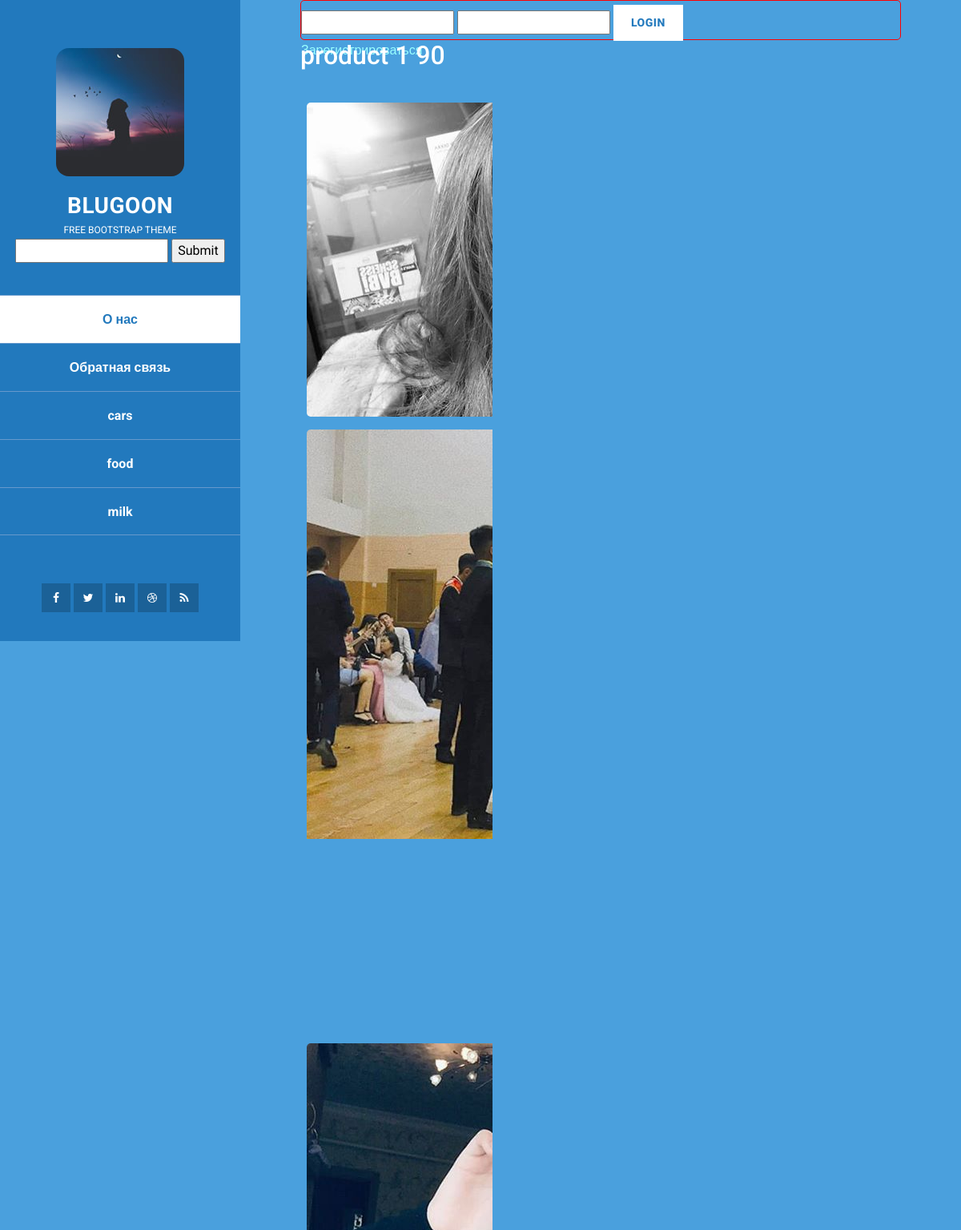
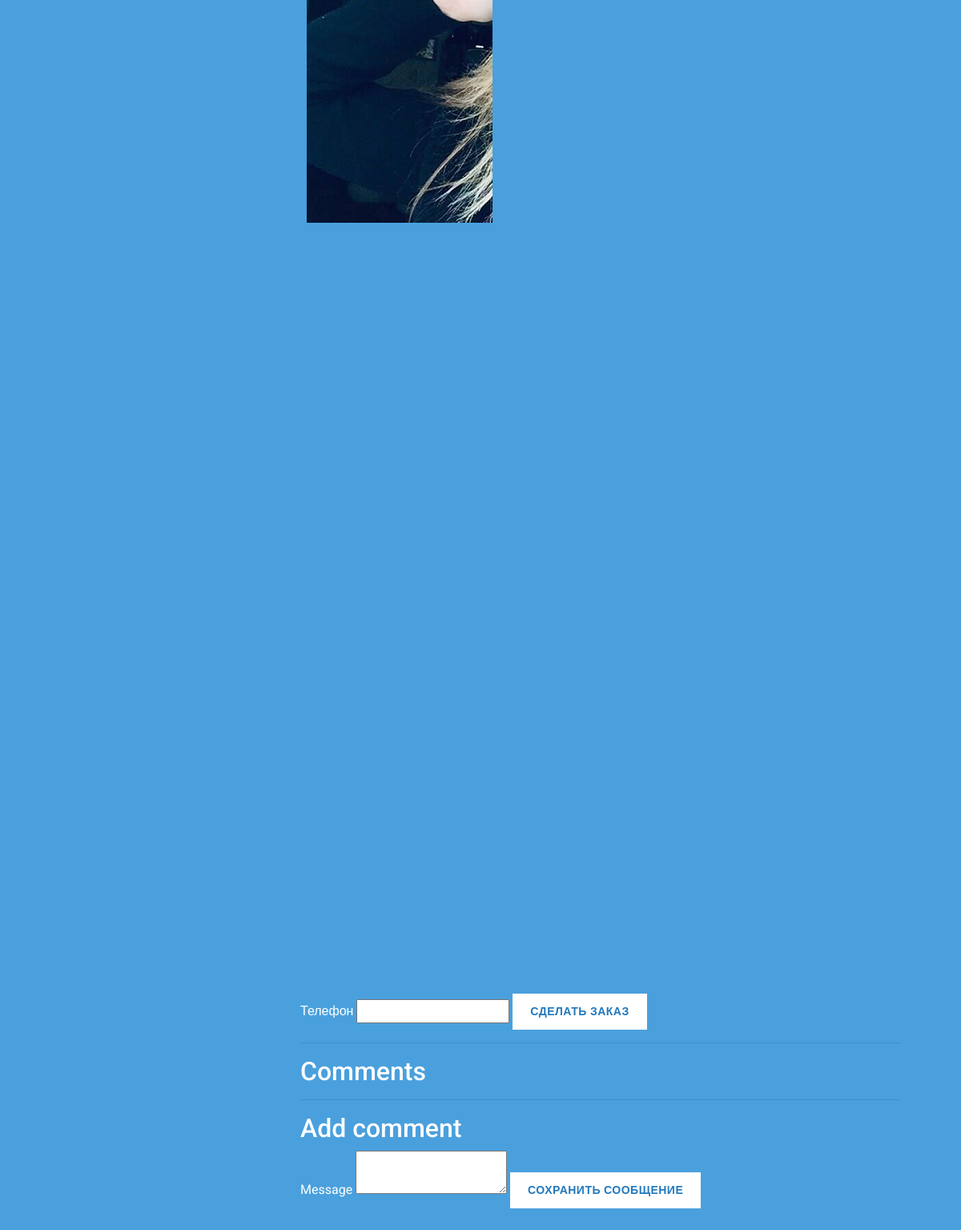
Page /product/detail/90 on the committed database (2 pictures, top to bottom).
### main/models.py (models this page shows, shortened)
class Category(models.Model):
    name = models.CharField(max_length=250)

class Product(models.Model):
    name = models.CharField(max_length=250)
    desc = HTMLField()
    category = models.ForeignKey(Category,models.CASCADE)
    image = ImageCropField(upload_to='products', null=True, blank=True)
    cropping = ImageRatioField('image', '200x200')

### main/views.py (the view, shortened to what this page needs)
# urls.py: path('product/detail/<int:product_id>', product_detail),
def product_detail(request,product_id):
    product = Product.objects.get(id=product_id)
    images = ProductImage.objects.filter(product=product)
    cats = Category.objects.all()
    comments = Testimonial.objects.filter(product=product)
    return render(request,'product_detail.html', {"product": product, "cats": cats, "comments": comments, "images": images})

### templates/product_detail.html (shortened to what this page needs)
{% extends 'layout.html' %}
{% block content %}
            <h2>{{ product.name }} {{ product.id }}</h2>
<div class="isotope-wrapper">
  <div class="isotope-box">
  {% for image in images %}
        <div class="isotope-item" data-type="beach">
          <figure class="snip1321">
          </figure>
        </div>
  {% endfor %}
  </div>
</div>
          <form method="POST" action="/make/order">
          Телефон <input type="text" name="phone" />
          <button>Сделать заказ</button>
          </form>
          <hr />
          <h2>Comments</h2>
          <hr />
          <h2>Add comment</h2>
          <form method="POST" action="">
          Message
          <textarea name="message" coll=30>
          </textarea>
          <button>Сохранить сообщение</button>
          </form>
{% endblock %}

### templates/layout.html (shortened to what this page needs)
<!DOCTYPE html>
<html lang="en">
  <head>
    <link href="/static/vendor/bootstrap/css/bootstrap.min.css" rel="stylesheet" />
    <link rel="stylesheet" href="/static/assets/css/fontawesome.css" />
    <link rel="stylesheet" href="/static/assets/css/tooplate-style.css" />
    <link rel="stylesheet" href="/static/assets/css/owl.css" />
    <link rel="stylesheet" href="/static/assets/css/lightbox.css" />
      <link rel="stylesheet" href="/static/my.css" />
  </head>
  <body>
    <div id="page-wraper">
      <div class="responsive-nav">
        <div id="menu" class="menu">
          <div class="container">
            <div class="image">
              <a href="/"><img src="/static/assets/images/logo-image.jpg" alt="Blugoon by Tooplate" /></a>
            </div>
            <div class="author-content">
              <h4>Blugoon</h4>
              <span>Free Bootstrap Theme</span>
              <form metod="GET" action="/search">
                <input name="keyword" />
                <input type="submit" name="Search" />
              </form>
            </div>
            <nav class="main-nav" role="navigation">
              <ul class="main-menu">
                <li>
                  <a href="/about">О нас</a>
                  </li>
                <li>
                  <a href="/feed">Обратная связь</a>
                  </li>
                {% for c in cats %}
                <li>
                  <a href="/filter/{{ c.id }}">{{ c.name }}</a>
                  </li>
                {% endfor %}
              </ul>
            </nav>
            {% block social %}
            <div class="social-network">
              <ul class="soial-icons">
                <li>
                  <a href="#"><i class="fa fa-facebook"></i></a>
                </li>
                <li>
                  <a href="#"><i class="fa fa-twitter"></i></a>
                </li>
                <li>
                  <a href="#"><i class="fa fa-linkedin"></i></a>
                </li>
                <li>
                  <a href="#"><i class="fa fa-dribbble"></i></a>
                </li>
                <li>
                  <a href="#"><i class="fa fa-rss"></i></a>
                </li>
              </ul>
            </div>
            {% endblock %}
          </div>
        </div>
      </div>
      <section class="section about-me" data-section="section1">
        <div class="container">
            <div class="top-header">
              {% if not user.is_authenticated %}
                {% include 'parts/login_form.html' %}
              {% endif %}
            </div>
          {% block content %} {% endblock %}
        </div>
      </section>
    </div>
  </body>
</html>

### static/assets/css/tooplate-style.css (style rules this page uses)
body { font-family: 'Roboto', sans-serif; overflow-x: hidden; }
#page-wraper { background: #4AA0DD no-repeat center center fixed; -webkit-background-size: cover; -moz-background-size: cover; -o-background-size: cover; background-size: cover; width: 100%; }
input, select, textarea { outline: none; }
a { color: #9FF; text-decoration: none; }
h4 { font-size: 28px; font-weight: 700; color: #fff; letter-spacing: 0.5px; }
img { width: 100%; overflow: hidden; }
ul { padding: 0; margin: 0; list-style: none; }
ul li { display: inline-block; }
html { -webkit-box-sizing: border-box; -moz-box-sizing: border-box; box-sizing: border-box; }
*, *:before, *:after { -webkit-box-sizing: inherit; -moz-box-sizing: inherit; box-sizing: inherit; }
.container { margin: 0 auto; }
.top-header { margin: 0; padding: 0; }
.main-nav { text-align: center; }
.main-nav li:last-child a { border-bottom: 1px solid #69C; }
.main-nav li { display: block; }
.main-nav li a { height: 60px; line-height: 60px; display: inline-block; font-size: 16px; font-weight: 700; color: #fff; width: 100%; transition: all 0.5s; border-top: 1px solid #69C; }
.main-nav li:hover a, .main-nav li.active a { background: #fff; color: #2279BD; }
.menu .image { margin-top: 50px; }
.menu .image img { width: 160px; height: 160px; border-radius: 10%; text-align: center; }
.menu .author-content { margin: 20px 0px 40px 0px; }
.menu .author-content h4 { margin-bottom: 0px; text-transform: uppercase; }
.menu .author-content span { font-size: 12px; text-transform: uppercase; color: #fff; }
.menu .social-network { margin-top: 60px; }
.menu .social-network ul li { margin: 0 3px; }
.menu .social-network ul li a { width: 40px; height: 40px; display: inline-block; text-align: center; line-height: 40px; background-color: rgba(0, 0, 0, 0.2); color: #fff; font-size: 14px; transition: all 0.5s; }
.menu:before, .menu:after { content: ""; display: table; }
.menu:after { clear: both; }
.menu a { text-decoration: none; color: inherit; }
.menu { text-align: center; }
.menu { left: 8%; -webkit-transition: -webkit-transform 233ms cubic-bezier(0, 0, 0.21, 1); -webkit-overflow-scrolling: touch; background-color: #2279BD; box-sizing: border-box; height: 100vh; max-height: 100vh !important; max-width: 80vw !important; min-width: 45px !important; outline: none; overflow-x: hidden !important; overflow-y: auto !important; padding: 0; position: fixed !important; top: calc(0px); width: 22%; will-change: transform; z-index: 9999 !important; }
.section { color: #fff; width: 55%; right: 10%; left: 35%; position: relative; min-height: 100vh; padding-bottom: 60px; border-bottom: 3px solid rgba(250, 250, 250, 0.25); }
button { display: inline-block; padding: 12px 22px; background-color: #fff; color: #2279BD; font-size: 14px; font-weight: 800; letter-spacing: 0.5px; text-transform: uppercase; transition: all 0.5s; border: none; outline: none; cursor: pointer; }
.isotope-wrapper { position: relative; width: 100%; margin: auto; }
.isotope-box { position: relative; width: 100%; }
.isotope-item { position: relative; width: 31%; margin: 1%; }
figure.snip1321 { overflow: hidden; text-align: center; -webkit-perspective: 50em; perspective: 50em; }
figure.snip1321:after { background-color: #ffffff; position: absolute; content: ""; display: block; top: 20px; left: 20px; right: 20px; bottom: 20px; -webkit-transition: all 0.4s ease-in-out; transition: all 0.4s ease-in-out; -webkit-transform: rotateX(-90deg); transform: rotateX(-90deg); -webkit-transform-origin: 50% 50%; -ms-transform-origin: 50% 50%; transform-origin: 50% 50%; opacity: 0; }
@media screen and (max-width: 1680px) { .menu { left: 4%; } }
@media screen and (max-width: 1680px) { .section { color: #fff; width: 65%; right: 5%; left: 30%; } }
@media screen and (max-width: 1680px) and (min-width: 846px) { .menu .social-network ul li a { width: 36px; height: 36px; line-height: 36px; } }
@media screen and (max-width: 1680px) and (min-width: 846px) { .menu .social-network ul li { margin: 0; } }
@media screen and (max-width: 1680px) and (min-width: 846px) { .menu .image { margin-top: 60px; } }
@media screen and (max-width: 1280px) { .menu { left: 0%; } }
.menu .container { padding-left: 0; padding-right: 0; }
@media screen and (max-width: 1280px) and (min-width: 846px) { .menu { width: 25%; } }

### static/my.css (style rules this page uses)
img { width: auto !important; }
.top-header { border: 1px solid red; border-radius: 5px; padding-top: 5px; height: 50px; }

### rows in the picture
Category: name "cars"
Category: name "food"
Category: name "milk"
Product: name "product 1", id "90"
